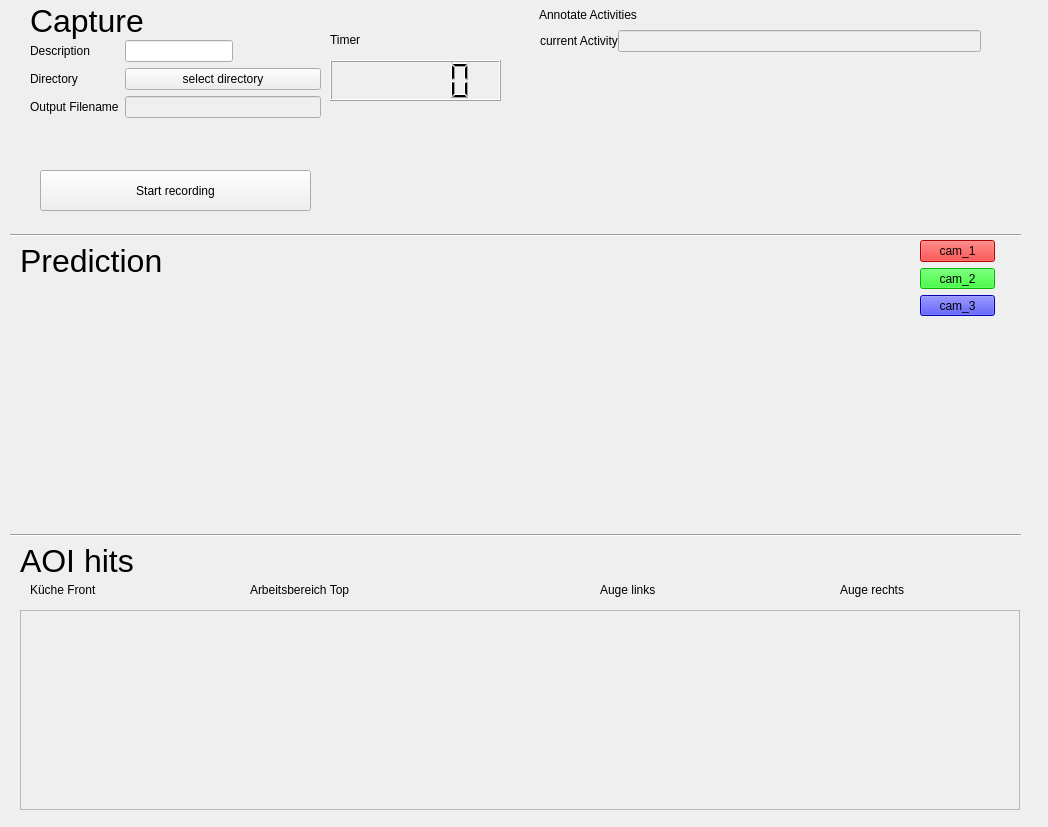
<?xml version="1.0" encoding="UTF-8"?>
<ui version="4.0">
 <class>CaptureTool</class>
 <widget class="QWidget" name="CaptureTool">
  <property name="geometry">
   <rect>
    <x>0</x>
    <y>0</y>
    <width>1048</width>
    <height>827</height>
   </rect>
  </property>
  <property name="windowTitle">
   <string>Form</string>
  </property>
  <widget class="Line" name="line">
   <property name="geometry">
    <rect>
     <x>10</x>
     <y>220</y>
     <width>1011</width>
     <height>31</height>
    </rect>
   </property>
   <property name="orientation">
    <enum>Qt::Horizontal</enum>
   </property>
  </widget>
  <widget class="QWidget" name="formLayoutWidget">
   <property name="geometry">
    <rect>
     <x>30</x>
     <y>40</y>
     <width>291</width>
     <height>111</height>
    </rect>
   </property>
   <layout class="QFormLayout" name="formLayout">
    <property name="rowWrapPolicy">
     <enum>QFormLayout::DontWrapRows</enum>
    </property>
    <item row="0" column="0">
     <widget class="QLabel" name="probandLabel">
      <property name="text">
       <string>Description</string>
      </property>
     </widget>
    </item>
    <item row="0" column="1">
     <widget class="QLineEdit" name="probandLineEdit">
      <property name="sizePolicy">
       <sizepolicy hsizetype="Fixed" vsizetype="Fixed">
        <horstretch>0</horstretch>
        <verstretch>0</verstretch>
       </sizepolicy>
      </property>
      <property name="accessibleName">
       <string notr="true"/>
      </property>
     </widget>
    </item>
    <item row="1" column="0">
     <widget class="QLabel" name="directoryLabel">
      <property name="text">
       <string>Directory</string>
      </property>
     </widget>
    </item>
    <item row="1" column="1">
     <widget class="QPushButton" name="selDirButton">
      <property name="text">
       <string>select directory</string>
      </property>
     </widget>
    </item>
    <item row="2" column="0">
     <widget class="QLabel" name="filenameLabel">
      <property name="text">
       <string>Output Filename</string>
      </property>
     </widget>
    </item>
    <item row="2" column="1">
     <widget class="QLineEdit" name="filenameLineEdit">
      <property name="enabled">
       <bool>false</bool>
      </property>
      <property name="autoFillBackground">
       <bool>false</bool>
      </property>
      <property name="readOnly">
       <bool>true</bool>
      </property>
     </widget>
    </item>
   </layout>
  </widget>
  <widget class="QLabel" name="label_2">
   <property name="geometry">
    <rect>
     <x>539</x>
     <y>-1</y>
     <width>441</width>
     <height>31</height>
    </rect>
   </property>
   <property name="layoutDirection">
    <enum>Qt::LeftToRight</enum>
   </property>
   <property name="autoFillBackground">
    <bool>false</bool>
   </property>
   <property name="text">
    <string>Annotate Activities</string>
   </property>
  </widget>
  <widget class="QWidget" name="gridLayoutWidget_2">
   <property name="geometry">
    <rect>
     <x>540</x>
     <y>60</y>
     <width>481</width>
     <height>161</height>
    </rect>
   </property>
   <layout class="QGridLayout" name="gridLayout_class"/>
  </widget>
  <widget class="QPushButton" name="recordButton">
   <property name="geometry">
    <rect>
     <x>40</x>
     <y>170</y>
     <width>271</width>
     <height>41</height>
    </rect>
   </property>
   <property name="text">
    <string>Start recording</string>
   </property>
  </widget>
  <widget class="QWidget" name="formLayoutWidget_2">
   <property name="geometry">
    <rect>
     <x>540</x>
     <y>30</y>
     <width>441</width>
     <height>34</height>
    </rect>
   </property>
   <layout class="QFormLayout" name="formLayout_2">
    <property name="fieldGrowthPolicy">
     <enum>QFormLayout::ExpandingFieldsGrow</enum>
    </property>
    <property name="horizontalSpacing">
     <number>0</number>
    </property>
    <property name="verticalSpacing">
     <number>0</number>
    </property>
    <property name="topMargin">
     <number>0</number>
    </property>
    <item row="0" column="1">
     <widget class="QLineEdit" name="currentActivityLineEdit">
      <property name="enabled">
       <bool>false</bool>
      </property>
      <property name="readOnly">
       <bool>true</bool>
      </property>
     </widget>
    </item>
    <item row="0" column="0">
     <widget class="QLabel" name="currentActivityLabel">
      <property name="text">
       <string>current Activity</string>
      </property>
     </widget>
    </item>
   </layout>
  </widget>
  <widget class="Line" name="line_2">
   <property name="geometry">
    <rect>
     <x>10</x>
     <y>520</y>
     <width>1011</width>
     <height>31</height>
    </rect>
   </property>
   <property name="orientation">
    <enum>Qt::Horizontal</enum>
   </property>
  </widget>
  <widget class="QScrollArea" name="scrollArea">
   <property name="geometry">
    <rect>
     <x>20</x>
     <y>610</y>
     <width>1000</width>
     <height>200</height>
    </rect>
   </property>
   <property name="widgetResizable">
    <bool>true</bool>
   </property>
   <widget class="QWidget" name="scrollAreaWidgetContents">
    <property name="geometry">
     <rect>
      <x>0</x>
      <y>0</y>
      <width>998</width>
      <height>198</height>
     </rect>
    </property>
   </widget>
  </widget>
  <widget class="QLCDNumber" name="lcdTimer">
   <property name="geometry">
    <rect>
     <x>330</x>
     <y>60</y>
     <width>171</width>
     <height>41</height>
    </rect>
   </property>
   <property name="smallDecimalPoint">
    <bool>true</bool>
   </property>
   <property name="mode">
    <enum>QLCDNumber::Dec</enum>
   </property>
   <property name="intValue" stdset="0">
    <number>0</number>
   </property>
  </widget>
  <widget class="QLabel" name="label_3">
   <property name="geometry">
    <rect>
     <x>330</x>
     <y>30</y>
     <width>171</width>
     <height>20</height>
    </rect>
   </property>
   <property name="text">
    <string>Timer</string>
   </property>
  </widget>
  <widget class="QWidget" name="gridLayoutWidget_3">
   <property name="geometry">
    <rect>
     <x>20</x>
     <y>280</y>
     <width>1001</width>
     <height>251</height>
    </rect>
   </property>
   <layout class="QGridLayout" name="gridLayout_2"/>
  </widget>
  <widget class="QLabel" name="label_4">
   <property name="geometry">
    <rect>
     <x>20</x>
     <y>540</y>
     <width>241</width>
     <height>41</height>
    </rect>
   </property>
   <property name="font">
    <font>
     <pointsize>24</pointsize>
    </font>
   </property>
   <property name="text">
    <string>AOI hits</string>
   </property>
  </widget>
  <widget class="QLabel" name="label_5">
   <property name="geometry">
    <rect>
     <x>30</x>
     <y>580</y>
     <width>101</width>
     <height>20</height>
    </rect>
   </property>
   <property name="text">
    <string>Küche Front</string>
   </property>
  </widget>
  <widget class="QLabel" name="label_6">
   <property name="geometry">
    <rect>
     <x>250</x>
     <y>580</y>
     <width>141</width>
     <height>20</height>
    </rect>
   </property>
   <property name="text">
    <string>Arbeitsbereich Top</string>
   </property>
  </widget>
  <widget class="QLabel" name="label_8">
   <property name="geometry">
    <rect>
     <x>840</x>
     <y>580</y>
     <width>91</width>
     <height>20</height>
    </rect>
   </property>
   <property name="text">
    <string>Auge rechts</string>
   </property>
  </widget>
  <widget class="QLabel" name="label_7">
   <property name="geometry">
    <rect>
     <x>600</x>
     <y>580</y>
     <width>101</width>
     <height>20</height>
    </rect>
   </property>
   <property name="text">
    <string>Auge links</string>
   </property>
  </widget>
  <widget class="QLabel" name="label_9">
   <property name="geometry">
    <rect>
     <x>20</x>
     <y>240</y>
     <width>241</width>
     <height>41</height>
    </rect>
   </property>
   <property name="font">
    <font>
     <pointsize>24</pointsize>
    </font>
   </property>
   <property name="text">
    <string>Prediction</string>
   </property>
  </widget>
  <widget class="QLabel" name="label_10">
   <property name="geometry">
    <rect>
     <x>30</x>
     <y>0</y>
     <width>241</width>
     <height>41</height>
    </rect>
   </property>
   <property name="font">
    <font>
     <pointsize>24</pointsize>
    </font>
   </property>
   <property name="text">
    <string>Capture</string>
   </property>
  </widget>
  <widget class="QWidget" name="gridLayoutWidget">
   <property name="geometry">
    <rect>
     <x>920</x>
     <y>240</y>
     <width>75</width>
     <height>76</height>
    </rect>
   </property>
   <layout class="QGridLayout" name="gridLayout">
    <item row="0" column="0">
     <widget class="QPushButton" name="pushButton_2">
      <property name="accessibleName">
       <string/>
      </property>
      <property name="autoFillBackground">
       <bool>false</bool>
      </property>
      <property name="styleSheet">
       <string notr="true">background-color: rgb(255,0,0);</string>
      </property>
      <property name="text">
       <string>cam_1</string>
      </property>
     </widget>
    </item>
    <item row="1" column="0">
     <widget class="QPushButton" name="pushButton">
      <property name="styleSheet">
       <string notr="true">background-color: rgb(0,255,0);
color : black;</string>
      </property>
      <property name="text">
       <string>cam_2</string>
      </property>
     </widget>
    </item>
    <item row="2" column="0">
     <widget class="QPushButton" name="pushButton_3">
      <property name="styleSheet">
       <string notr="true">background-color: rgb(0,0,255);</string>
      </property>
      <property name="text">
       <string>cam_3</string>
      </property>
     </widget>
    </item>
   </layout>
  </widget>
 </widget>
 <resources/>
 <connections/>
</ui>
